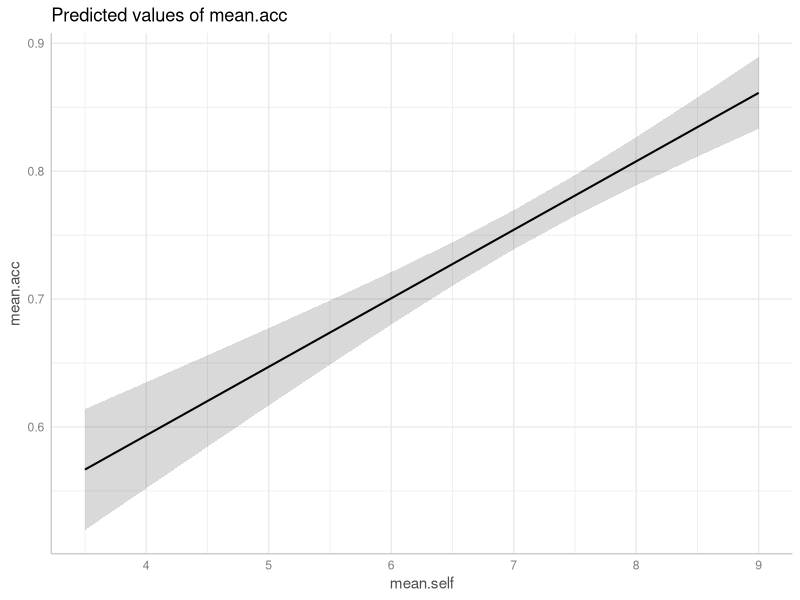
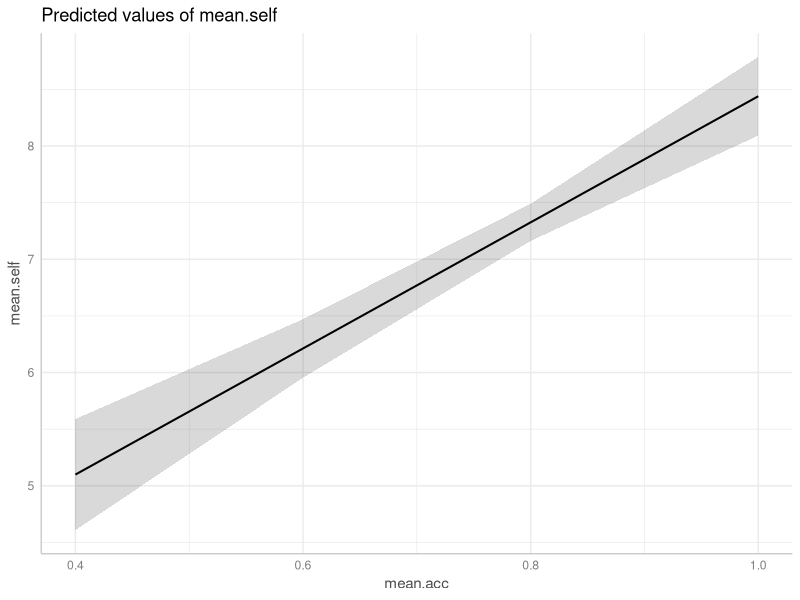
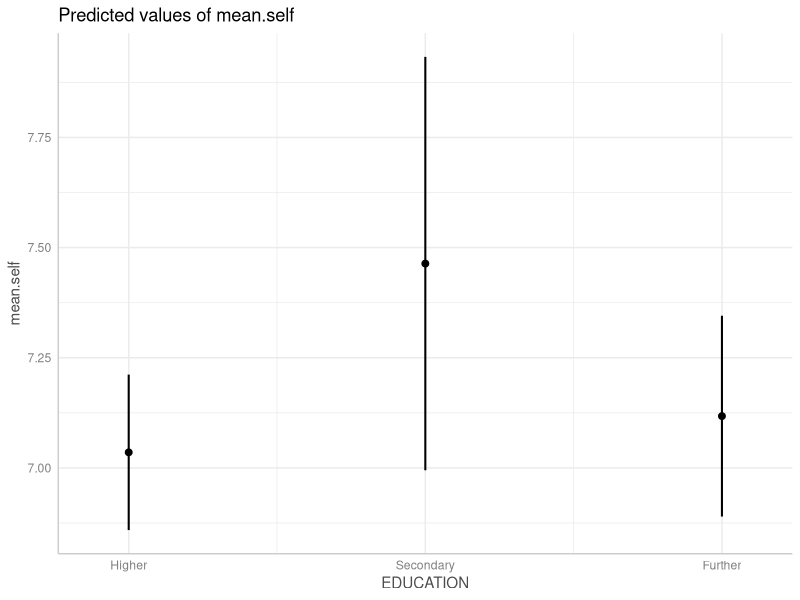

R code for these plots, in order:
## ---- chunk 1
knitr::opts_chunk$set(echo = TRUE)
## ---- chunk 2
rm(list=ls())                            
## ---- chunk 3
library("ggeffects")
library("tidyverse")
## ---- chunk 4
study.two.gen <- read_csv("study-two-general-participants.csv")
## ---- chunk 5
head(study.two.gen)
summary(study.two.gen)
## ---- chunk 6
model <- lm(mean.self ~ mean.acc, data = study.two.gen)
summary(model)
## ---- chunk 7
model <- lm(mean.self ~ HLVA + SHIPLEY + FACTOR3 + AGE + mean.acc, 
            data = study.two.gen)
summary(model)
## ---- chunk 8
model.1 <- lm(mean.acc ~ mean.self, data = study.two.gen)
summary(model.1)
## ---- chunk 9
model.2 <- lm(mean.self ~ mean.acc, 
              data = study.two.gen)
summary(model.2)
## ---- chunk 10
model.1 <- lm(mean.acc ~ mean.self, data = study.two.gen)
summary(model.1)

model.2 <- lm(mean.self ~ mean.acc, 
            data = study.two.gen)
summary(model.2)
## ---- chunk 11
dat.1 <- ggpredict(model.1, "mean.self")
dat.2 <- ggpredict(model.2, "mean.acc")
## ---- chunk 12
plot(dat.1)
## ---- chunk 13
plot(dat.2)
## ---- chunk 14
model <- lm(mean.self ~ HLVA + SHIPLEY + FACTOR3 + AGE + mean.acc +
                        EDUCATION, 
            data = study.two.gen)
summary(model)
## ---- chunk 15
model <- lm(mean.self ~ HLVA + SHIPLEY + FACTOR3 + AGE + mean.acc + EDUCATION, 
            data = study.two.gen)
## ---- chunk 16
dat <- ggpredict(model, "EDUCATION")
plot(dat)
